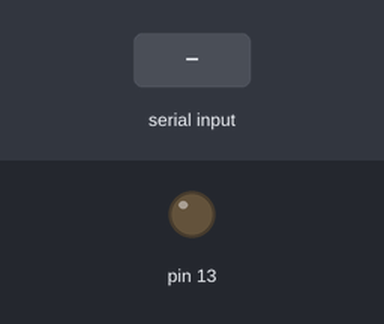
Bench run of a sketch on a simulated Arduino Mega 2560, built with avr-gcc and run on an emulated ATmega2560. Shown: output pins drawn as LEDs (lit = HIGH). The inputs (shaded band) are chosen by the test bench.

Above: at 1.2 s.
1.3 s: "1" received over the second serial link
At 2.1 s:
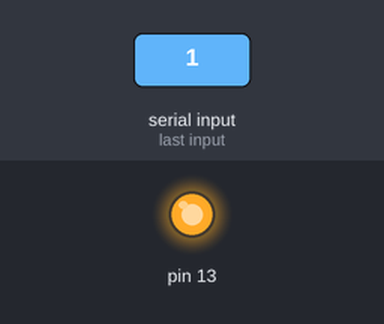
2.8 s: "0" received over the second serial link
At 3.9 s:
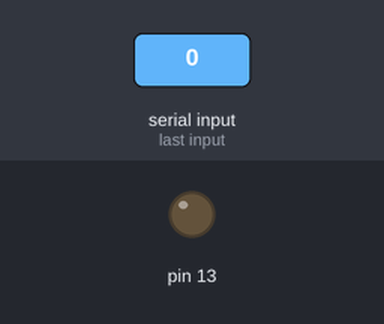
Timing chart, 0 to 5.8 s (numbered marks = the images above; inputs shaded):
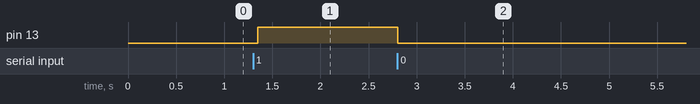

Measured:
- after the input at 1.3 s, pin 13: LOW → HIGH after 0.05 s
- after the input at 2.8 s, pin 13: HIGH → LOW at once

The sketch:

bluetoothLEDonOff.ino
```cpp
void setup() {
  Serial1.begin(9600); //9600 bits transferred in a second
  pinMode(13, OUTPUT);
}

void loop() {

  if(Serial1.available() > 0){
    //reading data received from the bluetooth module
    char data = Serial1.read();
    switch(data){
      case '1': digitalWrite(13, HIGH); break;
      case '0': digitalWrite(13, LOW); break;
      default : break;
    }
    Serial1.println(data);
  }
  delay(50);
}
```
